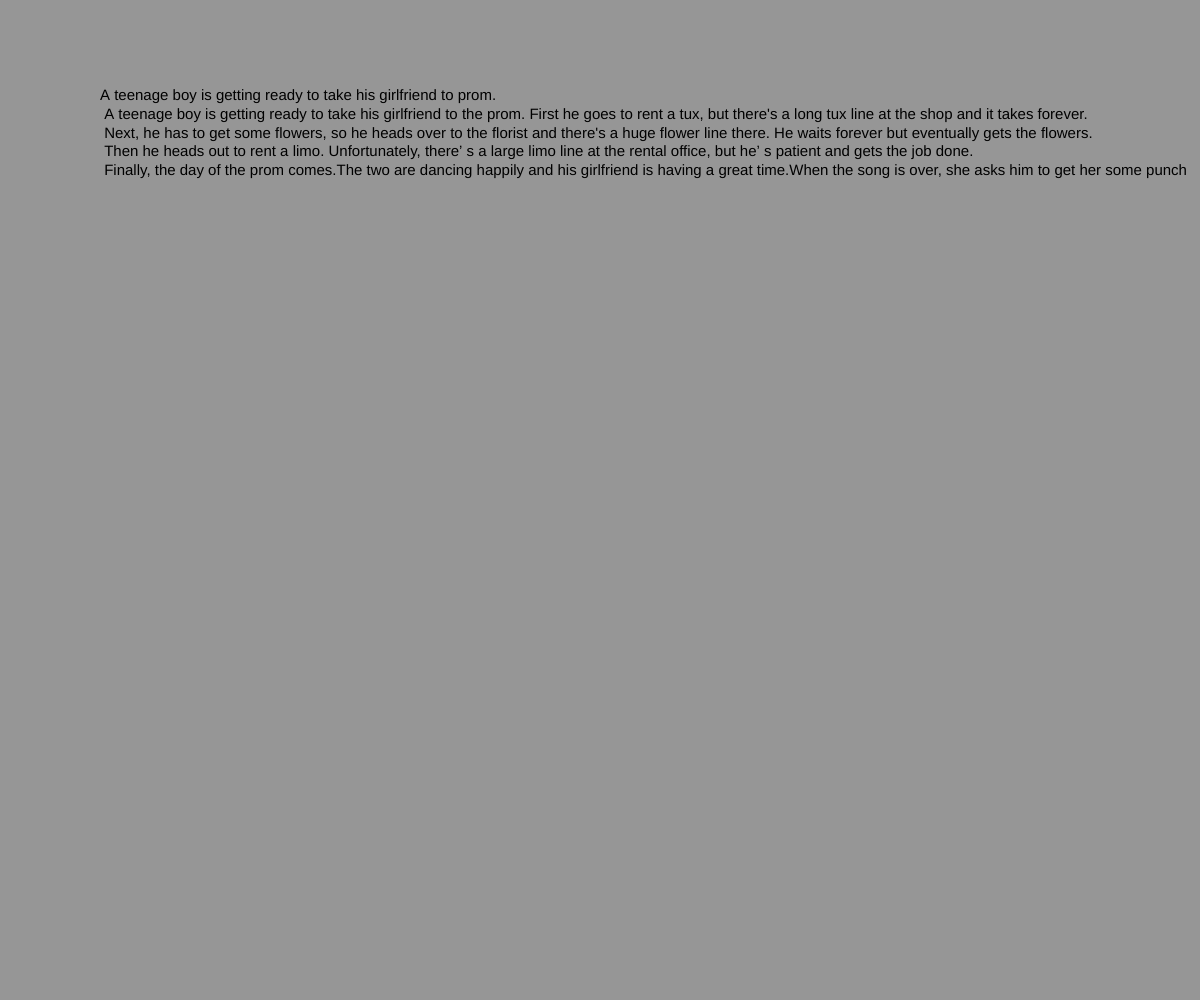
Frame 1 (no input)
Frame 60 (no input): identical to frame 1, image omitted
Frame 120 (the mouse pressed at the canvas centre since frame 60): identical to frame 1, image omitted

The p5.js sketch that drew this single still picture (run headless with seeded random() and noise() and a simulated clock; from frame 60 on, the mouse is pressed at the canvas centre):

// p5.js sketch
// ── sketch.js
var myState = 0;

function setup() {
  // put setup code here
  createCanvas(windowWidth, 1000);
}

function draw() {
  // put drawing code here
  background(150);
  switch(myState) {
    case 0:
      textSize(15);
      text('A teenage boy is getting ready to take his girlfriend to prom.\n A teenage boy is getting ready to take his girlfriend to the prom. First he goes to rent a tux, but there\'s a long tux line at the shop and it takes forever.\n Next, he has to get some flowers, so he heads over to the florist and there\'s a huge flower line there. He waits forever but eventually gets the flowers. \n Then he heads out to rent a limo. Unfortunately, there’ s a large limo line at the rental office, but he\’ s patient and gets the job done.\n Finally, the day of the prom comes.The two are dancing happily and his girlfriend is having a great time.When the song is over, she asks him to get her some punch', 100, 100);

      break;

      case 1:
      textSize(15);
      text('so he heads over to the punch table and there’s no punchline', 100, 100);
      break;

  }
}
function mouseReleased() {
  myState++;
  if (myState > 1) {
    myState = 0;
}
}
